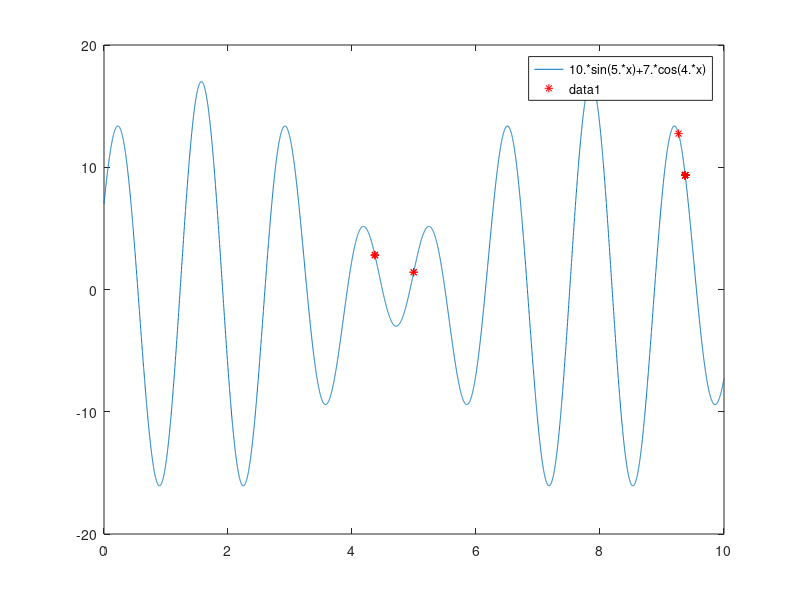

Write MATLAB code to recreate this figure.
% 求下列函数的最大值 %
% f(x)=10*sin(5x)+7*cos(4x) x∈[0,10] %
% 将 x 的值用一个10位的二值形式表示为二值问题，一个10位的二值数提供的分辨率是每为 (10-0)/(2^10-1)≈0.01 。 %
% 将变量域 [0,10] 离散化为二值域 [0,1023], x=0+10*b/1023, 其中 b 是 [0,1023] 中的一个二值数。 %
% %
%--------------------------------------------------------------------------------------------------------------%
%--------------------------------------------------------------------------------------------------------------%
% 编程
%-----------------------------------------------
% 2.8 主程序
%遗传算法主程序
%Name:genmain05.m
function genmain()
tic;
clear
clf
popsize=20; %群体大小
chromlength=10; %字符串长度（个体长度）
pc=0.6; %交叉概率
pm=0.001; %变异概率

pop=initpop(popsize,chromlength); %随机产生初始群体
for i=1:20 %20为迭代次数
[objvalue]=calobjvalue(pop); %计算目标函数
fitvalue=calfitvalue(objvalue); %计算群体中每个个体的适应度
[newpop]=selection(pop,fitvalue); %复制
[newpop]=crossover(pop,pc); %交叉
[newpop]=mutation(pop,pc); %变异
[bestindividual,bestfit]=best(pop,fitvalue); %求出群体中适应值最大的个体及其适应值
y(i)=max(bestfit);
n(i)=i;
pop5=bestindividual;
x(i)=decodechrom(pop5,1,chromlength)*10/1023;
pop=newpop;
end

fplot('10*sin(5*x)+7*cos(4*x)',[0 10])
hold on
plot(x,y,'r*')
hold off

[z index]=max(y); %计算最大值及其位置
x5=x(index)%计算最大值对应的x值
y=z
toc

% 2.1初始化(编码)
% initpop.m函数的功能是实现群体的初始化，popsize表示群体的大小，chromlength表示染色体的长度(二值数的长度)，
% 长度大小取决于变量的二进制编码的长度(在本例中取10位)。
%遗传算法子程序
%Name: initpop.m
%初始化

function pop=initpop(popsize,chromlength) 
pop=round(rand(popsize,chromlength)) % rand随机产生每个单元为 {0,1} 行数为popsize，列数为chromlength的矩阵，
% roud对矩阵的每个单元进行圆整。这样产生的初始种群。

% 2.2 计算目标函数值
% 2.2.1 将二进制数转化为十进制数(1)
%遗传算法子程序
%Name: decodebinary.m
%产生 [2^n 2^(n-1) ... 1] 的行向量，然后求和，将二进制转化为十进制
function pop2=decodebinary(pop)
[px,py]=size(pop); %求pop行和列数
for i=1:py
pop1(:,i)=2.^(py-i).*pop(:,i);
end
pop2=sum(pop1,2); %求pop1的每行之和

% 2.2.2 将二进制编码转化为十进制数(2)
% decodechrom.m函数的功能是将染色体(或二进制编码)转换为十进制，参数spoint表示待解码的二进制串的起始位置
% (对于多个变量而言，如有两个变量，采用20为表示，每个变量10为，则第一个变量从1开始，另一个变量从11开始。本例为1)，
% 参数1ength表示所截取的长度（本例为10）。
%遗传算法子程序
%Name: decodechrom.m
%将二进制编码转换成十进制
function pop2=decodechrom(pop,spoint,length)
pop1=pop(:,spoint:spoint+length-1);
pop2=decodebinary(pop1);

% 2.2.3 计算目标函数值
% calobjvalue.m函数的功能是实现目标函数的计算，其公式采用本文示例仿真，可根据不同优化问题予以修改。
%遗传算法子程序
%Name: calobjvalue.m
%实现目标函数的计算
function [objvalue]=calobjvalue(pop)
temp1=decodechrom(pop,1,10); %将pop每行转化成十进制数
x=temp1*10/1023; %将二值域 中的数转化为变量域 的数
objvalue=10*sin(5*x)+7*cos(4*x); %计算目标函数值

% 2.3 计算个体的适应值
%遗传算法子程序
%Name:calfitvalue.m
%计算个体的适应值
function fitvalue=calfitvalue(objvalue)
global Cmin;
Cmin=0;
[px,py]=size(objvalue);
for i=1:px
if objvalue(i)+Cmin>0
temp=Cmin+objvalue(i);
else
temp=0.0;
end
fitvalue(i)=temp;
end
fitvalue=fitvalue';

% 2.4 选择复制
% 选择或复制操作是决定哪些个体可以进入下一代。程序中采用赌轮盘选择法选择，这种方法较易实现。
% 根据方程 pi=fi/∑fi=fi/fsum ，选择步骤：
% 1） 在第 t 代，由（1）式计算 fsum 和 pi 
% 2） 产生 {0,1} 的随机数 rand( .)，求 s=rand( .)*fsum
% 3） 求 ∑fi≥s 中最小的 k ，则第 k 个个体被选中
% 4） 进行 N 次2）、3）操作，得到 N 个个体，成为第 t=t+1 代种群
%遗传算法子程序
%Name: selection.m
%选择复制
function [newpop]=selection(pop,fitvalue)
totalfit=sum(fitvalue); %求适应值之和
fitvalue=fitvalue/totalfit; %单个个体被选择的概率
fitvalue=cumsum(fitvalue); %如 fitvalue=[1 2 3 4]，则 cumsum(fitvalue)=[1 3 6 10] 
[px,py]=size(pop);
ms=sort(rand(px,1)); %从小到大排列
fitin=1;
newin=1;
while newin<=px
if(ms(newin))<fitvalue(fitin)
newpop(newin)=pop(fitin);
newin=newin+1;
else
fitin=fitin+1;
end
end

% 2.5 交叉
% 交叉(crossover)，群体中的每个个体之间都以一定的概率 pc 交叉，即两个个体从各自字符串的某一位置
% （一般是随机确定）开始互相交换，这类似生物进化过程中的基因分裂与重组。例如，假设2个父代个体x1，x2为：
% x1=0100110
% x2=1010001
% 从每个个体的第3位开始交叉，交又后得到2个新的子代个体y1，y2分别为：
% y1＝0100001
% y2＝1010110
% 这样2个子代个体就分别具有了2个父代个体的某些特征。利用交又我们有可能由父代个体在子代组合成具有更高适合度的个体。
% 事实上交又是遗传算法区别于其它传统优化方法的主要特点之一。
%遗传算法子程序
%Name: crossover.m
%交叉
function [newpop]=crossover(pop,pc)
[px,py]=size(pop);
newpop=ones(size(pop));
for i=1:2:px-1
if(rand<pc)
cpoint=round(rand*py);
newpop(i,:)=[pop(i,1:cpoint),pop(i+1,cpoint+1:py)];
newpop(i+1,:)=[pop(i+1,1:cpoint),pop(i,cpoint+1:py)];
else
newpop(i,:)=pop(i);
newpop(i+1,:)=pop(i+1);
end
end

% 2.6 变异
% 变异(mutation)，基因的突变普遍存在于生物的进化过程中。变异是指父代中的每个个体的每一位都以概率 pm 翻转，即由“1”变为“0”，
% 或由“0”变为“1”。遗传算法的变异特性可以使求解过程随机地搜索到解可能存在的整个空间，因此可以在一定程度上求得全局最优解。
%遗传算法子程序
%Name: mutation.m
%变异
function [newpop]=mutation(pop,pm)
[px,py]=size(pop);
newpop=ones(size(pop));
for i=1:px
if(rand<pm)
mpoint=round(rand*py);
if mpoint<=0
mpoint=1;
end
newpop(i)=pop(i);
if any(newpop(i,mpoint))==0
newpop(i,mpoint)=1;
else
newpop(i,mpoint)=0;
end
else
newpop(i)=pop(i);
end
end

% 2.7 求出群体中最大得适应值及其个体
%遗传算法子程序
%Name: best.m
%求出群体中适应值最大的值
function [bestindividual,bestfit]=best(pop,fitvalue)
[px,py]=size(pop);
bestindividual=pop(1,:);
bestfit=fitvalue(1);
for i=2:px
if fitvalue(i)>bestfit
bestindividual=pop(i,:);
bestfit=fitvalue(i);
end
end

